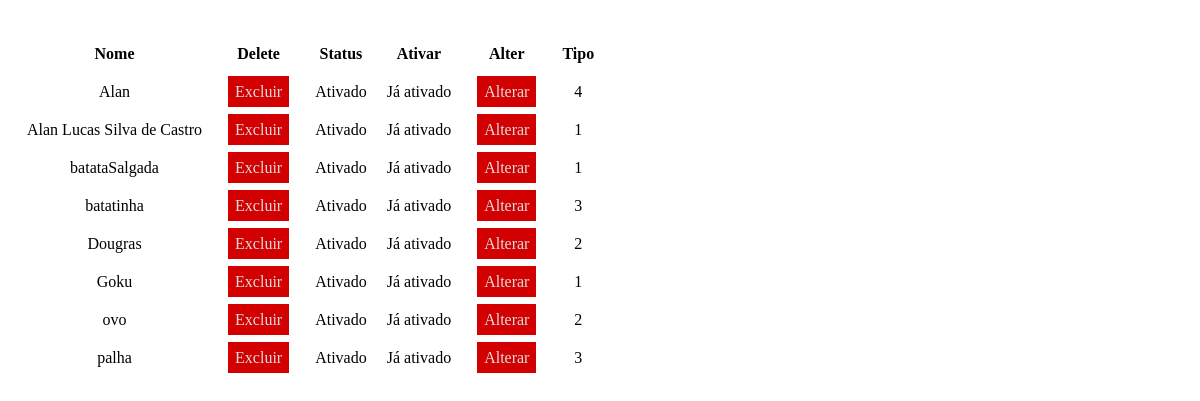
Screenshot of /Funcoes/ShowUser.php with the database file from the repository.
### tables this page shows
CREATE TABLE IF NOT EXISTS `usuario` (
  `nome` varchar(250) NOT NULL,
  `tipo` int(11) NOT NULL,
  `senha` varchar(250) NOT NULL,
  `id` int(11) NOT NULL AUTO_INCREMENT,
  `status` int(11) NOT NULL,
  `ult_alt` datetime DEFAULT NULL,
  `alt_usuario_id` int(11) NOT NULL,
  PRIMARY KEY (`id`),
  KEY `alt_usuario_id` (`alt_usuario_id`)
);

### Funcoes/ShowUser.php (the view, shortened to what this page needs)
<link type="text/css" rel="stylesheet" media="screen" href="Funcoes/estilos.css"/>
<?php
echo "<div id=\"LeftContent\">";
			?>
            	<table>
					<thead>
						<tr>
							<th>Nome</th><th>Delete</th><th>Status</th><th>Ativar</th><th>Alter</th><th>Tipo</th>
						</tr>
					</thead>
					<tbody id="ResultsTableContent">
            <?php
        try {
            $user = 'root';
            $pass = '';
            $dbh = new PDO('mysql:host=localhost;dbname=blog', $user, $pass, array(PDO::MYSQL_ATTR_INIT_COMMAND => "SET NAMES 'utf8'"));
            echo "<br>";
            foreach($dbh->query('SELECT * FROM usuario ORDER BY nome asc;') as $row)
            {
                $path = "Funcoes/alterUser.php?id={$row['id']}";
                $path = "'".$path."'";
            	echo "<tr>";
            	echo "<td>".$row['nome']."</td>";
                if ($row['status'] == 1) {
                    echo "<td>"."<a class=\"p\" href=\"Funcoes/deleteUser.php?id=".$row['id']."\">Excluir</a>"."</td>";
                    echo "<td>"."Ativado"."</td>";
                    echo "<td>"."Já ativado"."</td>";
                }
                else
                {
                    echo "<td>"."Desativado"."</td>";
                    echo "<td>"."Desativado"."</td>";
                    echo "<td>"."<a class=\"p\" href=\"Funcoes/active.php?id=".$row['id']."\">Ativar</a>"."</td>";
                }
                echo "<td>"."<a class=\"p\" href=\"#\" onclick=\"abrirPag({$path});\">Alterar</a>"."</td>";
                echo "<td>".$row['tipo']."</td>";
            	echo "</tr>";
            }
            } catch (PDOException $e) {
                print "Error!: " . $e->getMessage() . "<br/>";
                die();
            }
            ?>
					</tbody>
				</table>
            <?php
echo "</div>";

### Funcoes/estilos.css (style rules this page uses)
td { text-align: center; bottom: 2px; }
table { border-spacing: 18px; }
#LeftContent { margin-right: 40%; }
.p { text-decoration: none; color: rgb(220,220,220); background-color: rgb(210, 0, 0); padding: 3px; border: 4px solid rgb(210, 0, 0); margin: 0px 6px 0px 6px; }

### rows the page displays
usuario: nome "Alan", tipo "4"
usuario: nome "Alan Lucas Silva de Castro", tipo "1"
usuario: nome "batataSalgada", tipo "1"
usuario: nome "batatinha", tipo "3"
usuario: nome "Dougras", tipo "2"
usuario: nome "Goku", tipo "1"
usuario: nome "ovo", tipo "2"
usuario: nome "palha", tipo "3"
